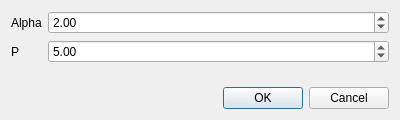
<?xml version="1.0" encoding="UTF-8"?>
<ui version="4.0">
 <class>Dialog</class>
 <widget class="QDialog" name="Dialog">
  <property name="geometry">
   <rect>
    <x>0</x>
    <y>0</y>
    <width>400</width>
    <height>120</height>
   </rect>
  </property>
  <property name="windowTitle">
   <string>Dialog</string>
  </property>
  <layout class="QVBoxLayout" name="verticalLayout">
   <item>
    <layout class="QFormLayout" name="formLayout">
     <item row="0" column="0">
      <widget class="QLabel" name="label">
       <property name="autoFillBackground">
        <bool>false</bool>
       </property>
       <property name="text">
        <string>Alpha</string>
       </property>
      </widget>
     </item>
     <item row="0" column="1">
      <widget class="QDoubleSpinBox" name="doubleSpinBox_alpha">
       <property name="minimum">
        <double>1.000000000000000</double>
       </property>
       <property name="maximum">
        <double>4.000000000000000</double>
       </property>
       <property name="singleStep">
        <double>0.500000000000000</double>
       </property>
       <property name="value">
        <double>2.000000000000000</double>
       </property>
      </widget>
     </item>
     <item row="1" column="0">
      <widget class="QLabel" name="label_2">
       <property name="text">
        <string>P</string>
       </property>
      </widget>
     </item>
     <item row="1" column="1">
      <widget class="QDoubleSpinBox" name="doubleSpinBox_P">
       <property name="decimals">
        <number>2</number>
       </property>
       <property name="minimum">
        <double>1.000000000000000</double>
       </property>
       <property name="maximum">
        <double>10.000000000000000</double>
       </property>
       <property name="value">
        <double>5.000000000000000</double>
       </property>
      </widget>
     </item>
    </layout>
   </item>
   <item>
    <widget class="QDialogButtonBox" name="buttonBox">
     <property name="orientation">
      <enum>Qt::Horizontal</enum>
     </property>
     <property name="standardButtons">
      <set>QDialogButtonBox::Cancel|QDialogButtonBox::Ok</set>
     </property>
    </widget>
   </item>
  </layout>
 </widget>
 <resources/>
 <connections>
  <connection>
   <sender>buttonBox</sender>
   <signal>accepted()</signal>
   <receiver>Dialog</receiver>
   <slot>accept()</slot>
   <hints>
    <hint type="sourcelabel">
     <x>248</x>
     <y>254</y>
    </hint>
    <hint type="destinationlabel">
     <x>157</x>
     <y>274</y>
    </hint>
   </hints>
  </connection>
  <connection>
   <sender>buttonBox</sender>
   <signal>rejected()</signal>
   <receiver>Dialog</receiver>
   <slot>reject()</slot>
   <hints>
    <hint type="sourcelabel">
     <x>316</x>
     <y>260</y>
    </hint>
    <hint type="destinationlabel">
     <x>286</x>
     <y>274</y>
    </hint>
   </hints>
  </connection>
 </connections>
</ui>
